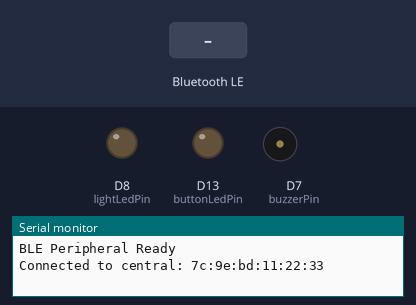
This sketch was run on a simulated Arduino Nano 33 IoT. Parts: output pins drawn as LEDs (lit = HIGH), buzzer (waves = sounding), the last lines printed to the serial monitor. The inputs (shaded band) are chosen by the test bench. Nothing arrives over Bluetooth unless stated; a phone connects over Bluetooth LE 3 s after start.

Above: at 3.8 s.
3.9 s: Bluetooth LE write "1" received
At 4.8 s:
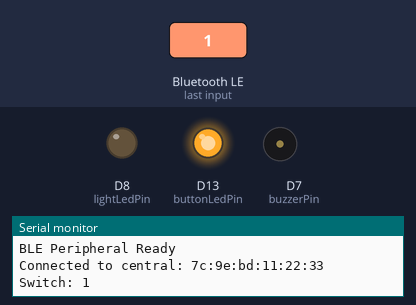
5.4 s: Bluetooth LE write "90" received
At 6.0 s:
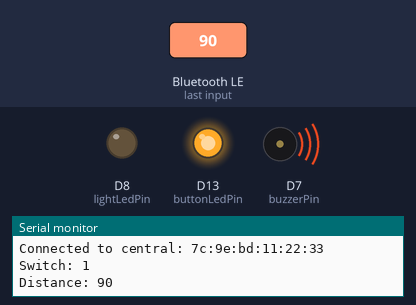
6.9 s: Bluetooth LE write "1" received
At 8.1 s:
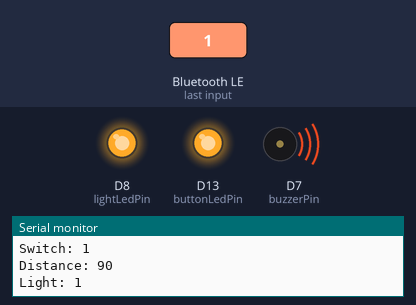
8.4 s: Bluetooth LE write "1" received
At 9.4 s:
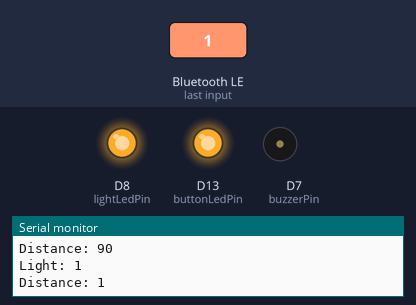
9.9 s: Bluetooth LE write "200" received
At 10.6 s:
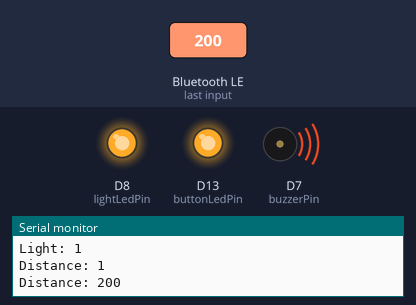
11.4 s: Bluetooth LE write "5" received
At 11.7 s:
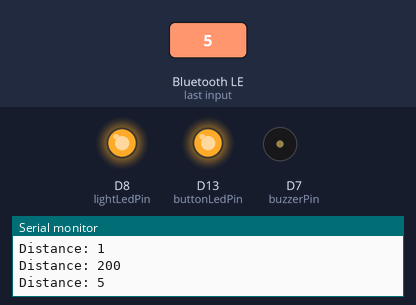
Timing chart, 0 to 13.9 s (numbered marks = the images above; inputs shaded):
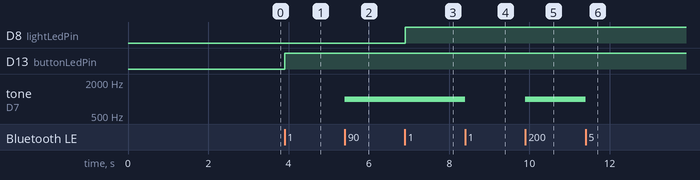

Measured:
- after the input at 3.9 s, D13 (buttonLedPin): LOW → HIGH at once
- after the input at 5.4 s, tone on D7 (buzzerPin): silent → 1000 Hz at once
- after the input at 6.9 s, D8 (lightLedPin): LOW → HIGH at once
- after the input at 8.4 s, tone on D7 (buzzerPin): 1000 Hz → silent at once
- after the input at 9.9 s, tone on D7 (buzzerPin): silent → 1000 Hz at once
- after the input at 11.4 s, tone on D7 (buzzerPin): 1000 Hz → silent at once

The sketch:

Reciver_Estere.ino
```cpp
#include <ArduinoBLE.h>

// BLE Service and Characteristics
BLEService ledService("4f0c973c-4a93-4949-b1bc-58940bb33b45"); //needed in order to connect to BLE

BLEByteCharacteristic switchCharacteristic("4f0c973c-4a93-4949-b1bc-58940bb33b46", BLERead | BLEWrite); //I need to recive data when button is pressed
BLEByteCharacteristic distanceCharacteristic("4f0c973c-4a93-4949-b1bc-58940bb33b47", BLERead | BLEWrite); //I need to revive information about sistance
BLEByteCharacteristic lightCharacteristic("4f0c973c-4a93-4949-b1bc-58940bb33b48", BLERead | BLEWrite); // Ineed to recive information about light

// Pin assignments
const int buttonLedPin = 13; //assignin LED to pin 13; will be used for button
const int lightLedPin = 8; //assignin LED to pin 8; will be used for light data
const int buzzerPin = 7; ////assignin buzzer to pin 7; will be used for distance data

void setup() {
  Serial.begin(9600);
  while (!Serial);

  pinMode(buttonLedPin, OUTPUT);
  pinMode(lightLedPin, OUTPUT);
  pinMode(buzzerPin, OUTPUT);

  if (!BLE.begin()) {
    Serial.println("Starting BLE module failed!");
    while (1);
  }

  BLE.setLocalName("LED");
  BLE.setAdvertisedService(ledService);

  ledService.addCharacteristic(switchCharacteristic);
  ledService.addCharacteristic(distanceCharacteristic);
  ledService.addCharacteristic(lightCharacteristic);

  BLE.addService(ledService);

  switchCharacteristic.writeValue(0);
  distanceCharacteristic.writeValue(0);
  lightCharacteristic.writeValue(0);

  BLE.advertise();
  Serial.println("BLE Peripheral Ready");
}

void loop() {

  BLEDevice central = BLE.central();

  if (central) {
    Serial.print("Connected to central: ");
    Serial.println(central.address());

    while (central.connected()) {
      // Button LED; Logic - when button is pressed the LED turns on, when it is pressed again it turns off
      if (switchCharacteristic.written()) {
        byte switchVal = switchCharacteristic.value();
        Serial.print("Switch: ");
        Serial.println(switchVal);
        digitalWrite(buttonLedPin, switchVal ? HIGH : LOW);
      }

      // Distance Buzzer; logic if distance from ultrasonic sensor is >10 cm; the buzzer will give annoying sound
      if (distanceCharacteristic.written()) {
        String distanceStr = String(distanceCharacteristic.value());
int distance = distanceStr.toInt(); // converted to usable number

Serial.print("Distance: ");
Serial.println(distance);

if (distance > 10) {
  tone(buzzerPin, 1000);
} else {
          noTone(buzzerPin);
        }

}


      // Light LED; logig - if I get low vlaue from light sensor then LED will turn off by it self
      if (lightCharacteristic.written()) {
        byte light = lightCharacteristic.value();
        Serial.print("Light: ");
        Serial.println(light);
        digitalWrite(lightLedPin, light == 1 ? HIGH : LOW);
      }
    }

    // Making sure all outputs are off when disconnected
    digitalWrite(buzzerPin, LOW);
    Serial.print("Disconnected from: ");
    Serial.println(central.address());
  }
}
```
